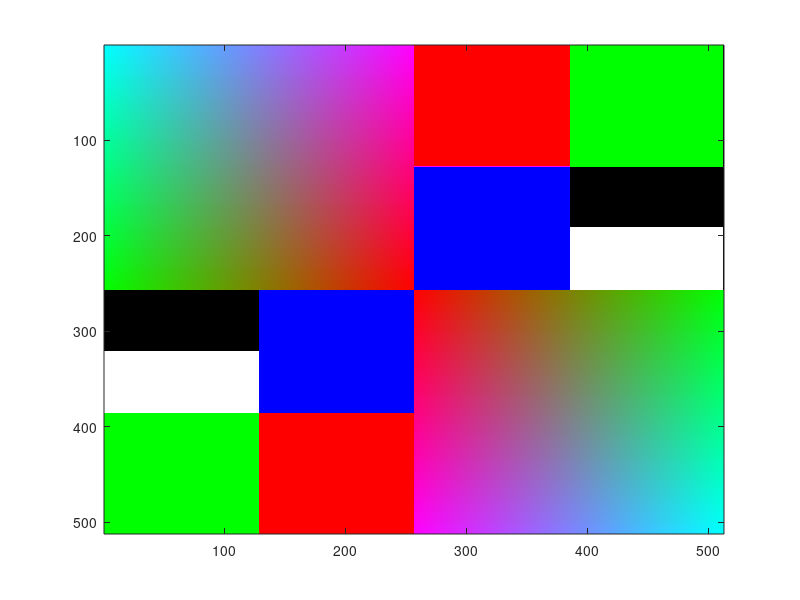

The MATLAB source for this figure:
%%
imagen=zeros(512,512,3,'uint8'); %imagen de 512x512 fondo negro
%%
imagen(1:128,257:385,1)=255;   %%rojo
imagen(1:128,386:511,2)=255;   %%verde
imagen(128:256,257:385,3)=255; %%azul
imagen(192:256,386:511,:)=255; %%blanco

imagen(386:512,129:256,1)=255; %lo mismo de arriba pero invertido
imagen(386:512,1:128,2)=255;
imagen(257:385,129:256,3)=255;
imagen(321:385,1:128,:)=255;
%%

%aca hice los bucles desde 1 a 256, para que los colores pudiesen partir
%desde el uno hasta aumentar la intensidad al 256, por ejemplo,
%para el primer caso parte por 1=negro y al ir aumentado los valores,
%va cambiando a las diferentes tonalidades de rojo, al combinar los 3
%bucles nos queda la imagen dada, el rojo fue degradado de izquierda(negro)
%a derecha(rojo),el verde de derecha(verde) a izquierda(negro),
%y el azul fue degradado de abajo(azul) hacia arriba(negro)

for ancho=1:256;  
    for alto=1:256; 
        
        imagen(ancho,alto,1)=uint8(alto);
       end
end
for ancho=1:256;  
    for alto=1:256; 
        
        imagen(ancho,alto,2)=uint8(256-alto);
       end
end
for ancho=1:256;  
    for alto=1:256; 
        imagen(ancho,alto,3)=uint8(256-ancho);%
       end
end


%%
for ancho=257:512;  
    for alto=257:512; 
        
        imagen(ancho,alto,1)=uint8(512-alto); %limite por la derecha era 512 por lo tanto lo reste al alto para que se degradara de izquierda a derecha
       end
end

for ancho=257:512;  
    for alto=257:512; 
        
        imagen(ancho,alto,2)=uint8(alto-256); %habia que ir aumentando en 1, hasta llegar a 256
       end
end

for ancho=257:512;  
    for alto=257:512; 
        
        imagen(ancho,alto,3)=uint8(ancho-256); %lo mismo que arriba
       end
end



figure,
imagesc(imagen);